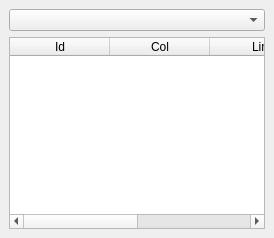
  <widget class="QDockWidget" name="rightImageDock">
   <property name="sizePolicy">
    <sizepolicy hsizetype="MinimumExpanding" vsizetype="Preferred">
     <horstretch>0</horstretch>
     <verstretch>0</verstretch>
    </sizepolicy>
   </property>
   <property name="minimumSize">
    <size>
     <width>107</width>
     <height>164</height>
    </size>
   </property>
   <property name="allowedAreas">
    <set>Qt::DockWidgetArea::BottomDockWidgetArea</set>
   </property>
   <property name="windowTitle">
    <string>Right Image Points</string>
   </property>
   <attribute name="dockWidgetArea">
    <number>8</number>
   </attribute>
   <widget class="QWidget" name="dockWidgetContents_9">
    <layout class="QVBoxLayout" name="verticalLayout_3">
     <item>
      <widget class="QComboBox" name="rightImageComboBox"/>
     </item>
     <item>
      <widget class="br::uerj::eng::efoto::ETableWidget" name="rightImageTableWidget">
       <property name="toolTip">
        <string>&lt;!DOCTYPE HTML PUBLIC &quot;-//W3C//DTD HTML 4.0//EN&quot; &quot;http://www.w3.org/TR/REC-html40/strict.dtd&quot;&gt;
&lt;html&gt;&lt;head&gt;&lt;meta name=&quot;qrichtext&quot; content=&quot;1&quot; /&gt;&lt;style type=&quot;text/css&quot;&gt;
p, li { white-space: pre-wrap; }
&lt;/style&gt;&lt;/head&gt;&lt;body style=&quot; font-family:'Sans'; font-size:10pt; font-weight:400; font-style:normal;&quot;&gt;
&lt;p style=&quot; margin-top:0px; margin-bottom:0px; margin-left:0px; margin-right:0px; -qt-block-indent:0; text-indent:0px;&quot;&gt;&lt;span style=&quot; color:#000000;&quot;&gt;Table with image's points&lt;/span&gt;&lt;/p&gt;&lt;/body&gt;&lt;/html&gt;</string>
       </property>
       <property name="sortingEnabled">
        <bool>true</bool>
       </property>
       <property name="rowCount">
        <number>0</number>
       </property>
       <property name="columnCount">
        <number>4</number>
       </property>
       <column>
        <property name="text">
         <string>Id</string>
        </property>
       </column>
       <column>
        <property name="text">
         <string>Col</string>
        </property>
       </column>
       <column>
        <property name="text">
         <string>Lin</string>
        </property>
       </column>
       <column>
        <property name="text">
         <string>Key</string>
        </property>
       </column>
      </widget>
     </item>
    </layout>
   </widget>
  </widget>
